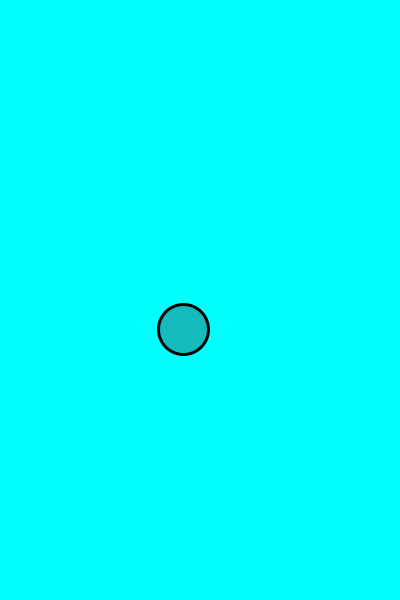
Frame 1 (no input)
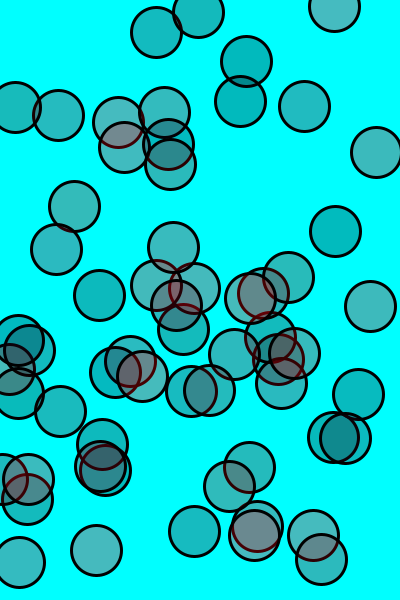
Frame 60 (the mouse pressed at the canvas centre just before this capture)
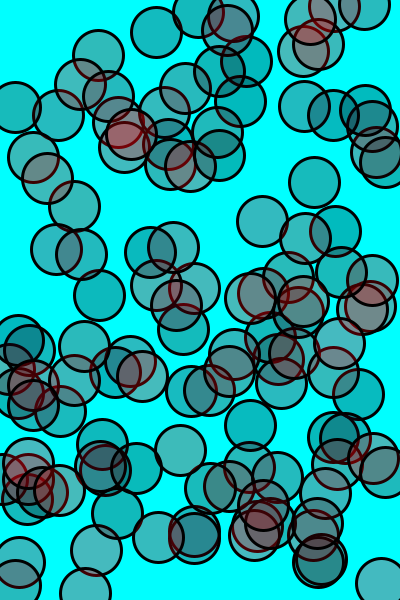
Frame 120 (the mouse held since frame 60 and released just before this capture)

The Processing sketch that drew these frames (run headless with seeded random() and noise(); from frame 60 on, the mouse is pressed at the canvas centre):

// Processing sketch: processing_99145
// ── processing_99145.pde

void setup()
{
  size(400, 600);
  background(0, 255, 255);
  smooth();
  frameRate(120);
}




void draw()
{ 


  strokeWeight(3);
  fill( random(20), random(5), random(257) );
 
  fill( random(300), random(5), random(25), 69 );
  ellipse( random(width), random(height), 50, 50);
}
 void mousePressed ()
 {background (random(255), random(255),random(255));
 }
